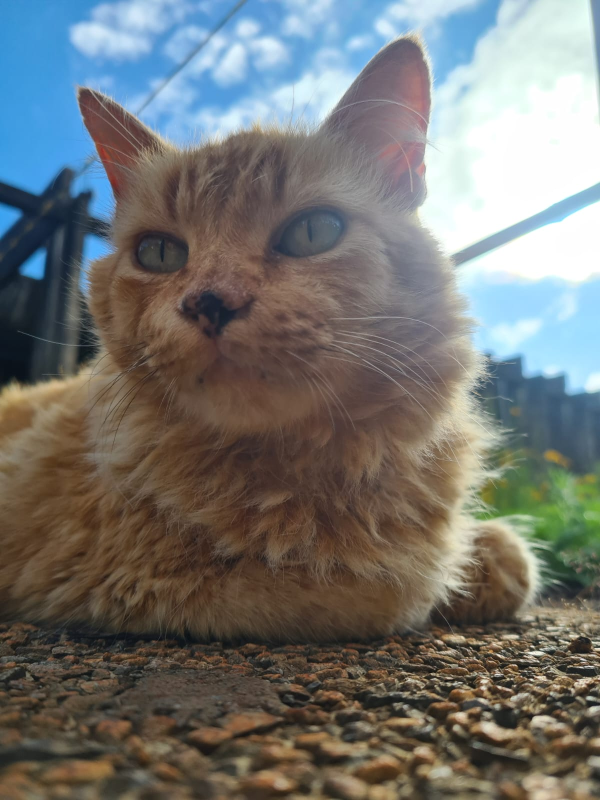
#> input picture guides/imgs/pogcat.png, 1200 x 1600 px (shown at 1/2 size)
$ python open.py
#> lines starting #> are read from the running program, lines starting #| are printed output that depends on the picture
import cv2
import numpy as np
#from google.colab.patches import cv2_imshow

img = cv2.imread("../imgs/pogcat.png")
#> img is the input picture: shape (1600, 1200, 3); mean B, G, R 113.1, 115.9, 115.1
cv2.imshow("gato", img)

pixel = img[100,100]
#> pixel = [218, 152, 63]
altura = img.shape[0]
#> altura = 1600
largura = img.shape[1]
#> largura = 1200
tamanho = img.size
#> tamanho = 5760000

print('pixel', pixel)
#| pixel [218 152  63]
print('altura', altura)
#| altura 1600
print('largura', largura)
#| largura 1200
print('tamanho kb', tamanho)
#| tamanho kb 5760000

nova_largura = 350
nova_altura = 450
novas_dimensoes = (nova_largura, nova_altura)

#resize

img_formatada = cv2.resize(img, novas_dimensoes, interpolation=cv2.INTER_AREA)
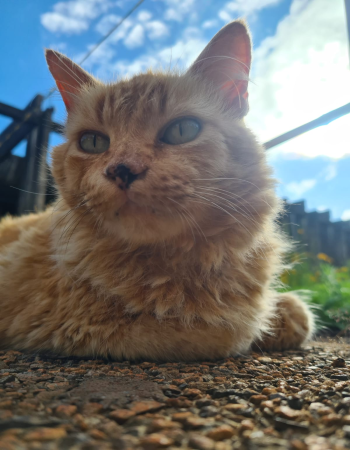
#> img_formatada: shape (450, 350, 3); mean B, G, R 113.1, 115.9, 115.1

pixel = img[100,100]
altura = img.shape[0]
largura = img.shape[1]
tamanho = img.size

print('pixel', pixel)
#| pixel [218 152  63]
print('altura', altura)
#| altura 1600
print('largura', largura)
#| largura 1200
print('tamanho em kb', tamanho)
#| tamanho em kb 5760000

pixel_img_formatada = img_formatada[100,100]
#> pixel_img_formatada = [55, 60, 80]
altura_img_formatada = img_formatada.shape[0]
#> altura_img_formatada = 450
largura_img_formatada = img_formatada.shape[1]
#> largura_img_formatada = 350
tamanho_img_formatada = img_formatada.size
#> tamanho_img_formatada = 472500

print('Novas propriedades : ')
print('pixel', pixel)
#| pixel [218 152  63]
print('altura', altura_img_formatada)
#| altura 450
print('largura', largura_img_formatada)
#| largura 350
print('tamanho em kb', tamanho_img_formatada)
#| tamanho em kb 472500

cv2.imshow("oi", img_formatada) # --> rodando no colab

#rotacao

(altura, largura) = img_formatada.shape[:2]
#> altura = 450; largura = 350
centro = (altura / 2, largura / 2)
#> centro = (225, 175)

escala = 1.0 #Mantém igual
#90º (coordenada central, ângulo de rotação, escala)
M = cv2.getRotationMatrix2D(centro, 90, escala)
#> M = [[6.12e-17, 1, 50], [-1, 6.12e-17, 400]]

rotaçao_90 = cv2.warpAffine(img_formatada, M, (altura, largura))
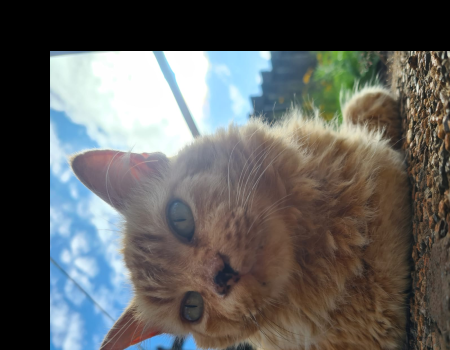
#> rotaçao_90: shape (350, 450, 3); mean B, G, R 92.7, 94.7, 94.8

cv2.imshow("90", rotaçao_90)

M = cv2.getRotationMatrix2D(centro, 180, escala)
rotaçao_180 = cv2.warpAffine(img_formatada, M, (altura, largura))
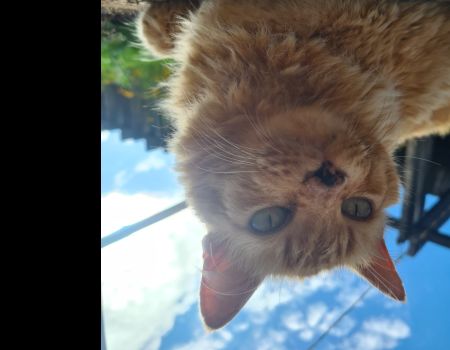
#> rotaçao_180: shape (350, 450, 3); mean B, G, R 99.1, 98.5, 95.3

cv2.imshow("180", rotaçao_180)

M = cv2.getRotationMatrix2D(centro, 270, escala)
rotaçao_270 = cv2.warpAffine(img_formatada, M, (altura, largura))
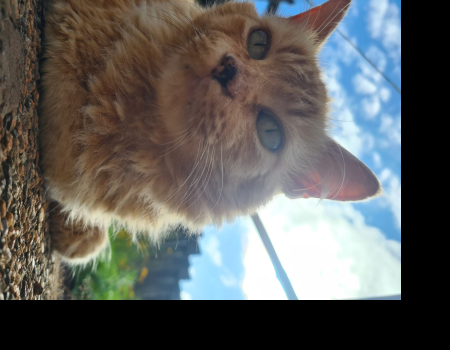
#> rotaçao_270: shape (350, 450, 3); mean B, G, R 93.1, 95.1, 95.2

cv2.imshow("270", rotaçao_270)

cv2.waitKey(0)
cv2.destroyAllWindows()

$ run again, with guides/imgs/defaultFrame.png copied over guides/imgs/pogcat.png
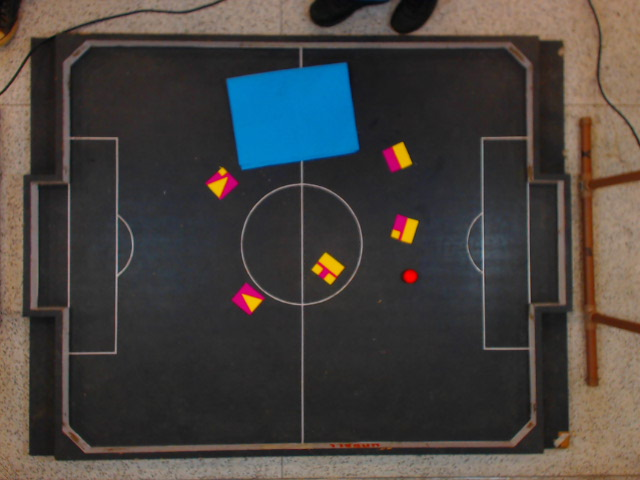
#> input picture guides/imgs/defaultFrame.png, 640 x 480 px
#> img is the input picture: shape (480, 640, 3); mean B, G, R 63.4, 66.2, 70.4
#> pixel = [41, 41, 47]
#| pixel [41 41 47]
#| altura 480
#| largura 640
#| tamanho kb 921600
#> `img_formatada = cv2.resize(img, novas_dimensoes, interpolation=cv2.INT..`:
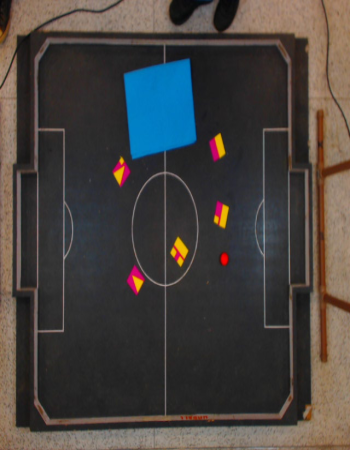
#> img_formatada: shape (450, 350, 3); mean B, G, R 63.4, 66.2, 70.4
#| pixel [41 41 47]
#| altura 480
#| largura 640
#| tamanho em kb 921600
#> pixel_img_formatada = [43, 42, 46]
#| pixel [41 41 47]
#| altura 450
#| largura 350
#| tamanho em kb 472500
#> `rotaçao_270 = cv2.warpAffine(img_formatada, M, (altura, largura))`:
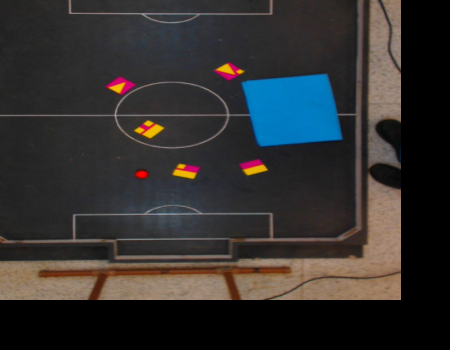
#> rotaçao_270: shape (350, 450, 3); mean B, G, R 47.4, 48, 49.5
